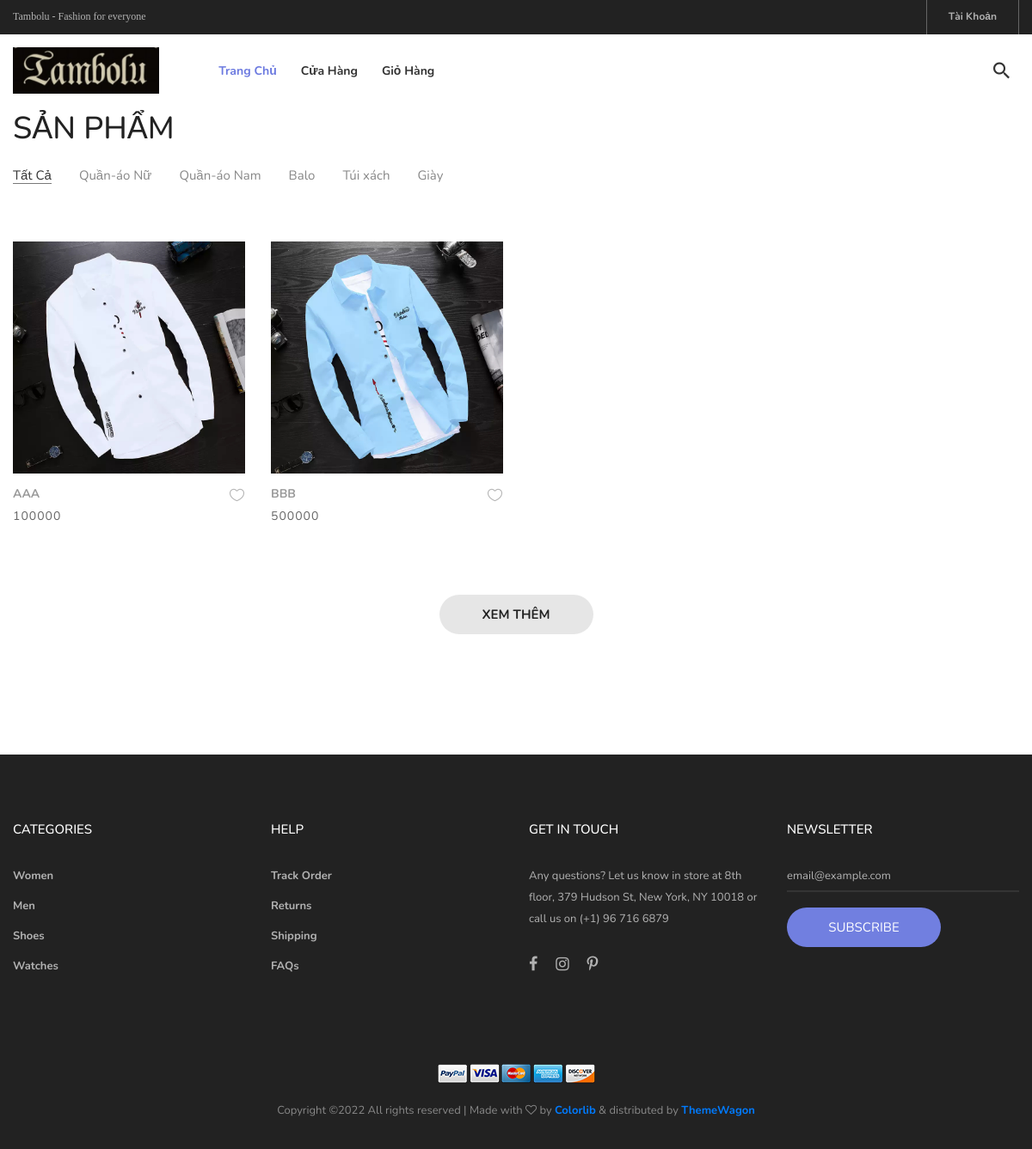
The app's page /product, older data.
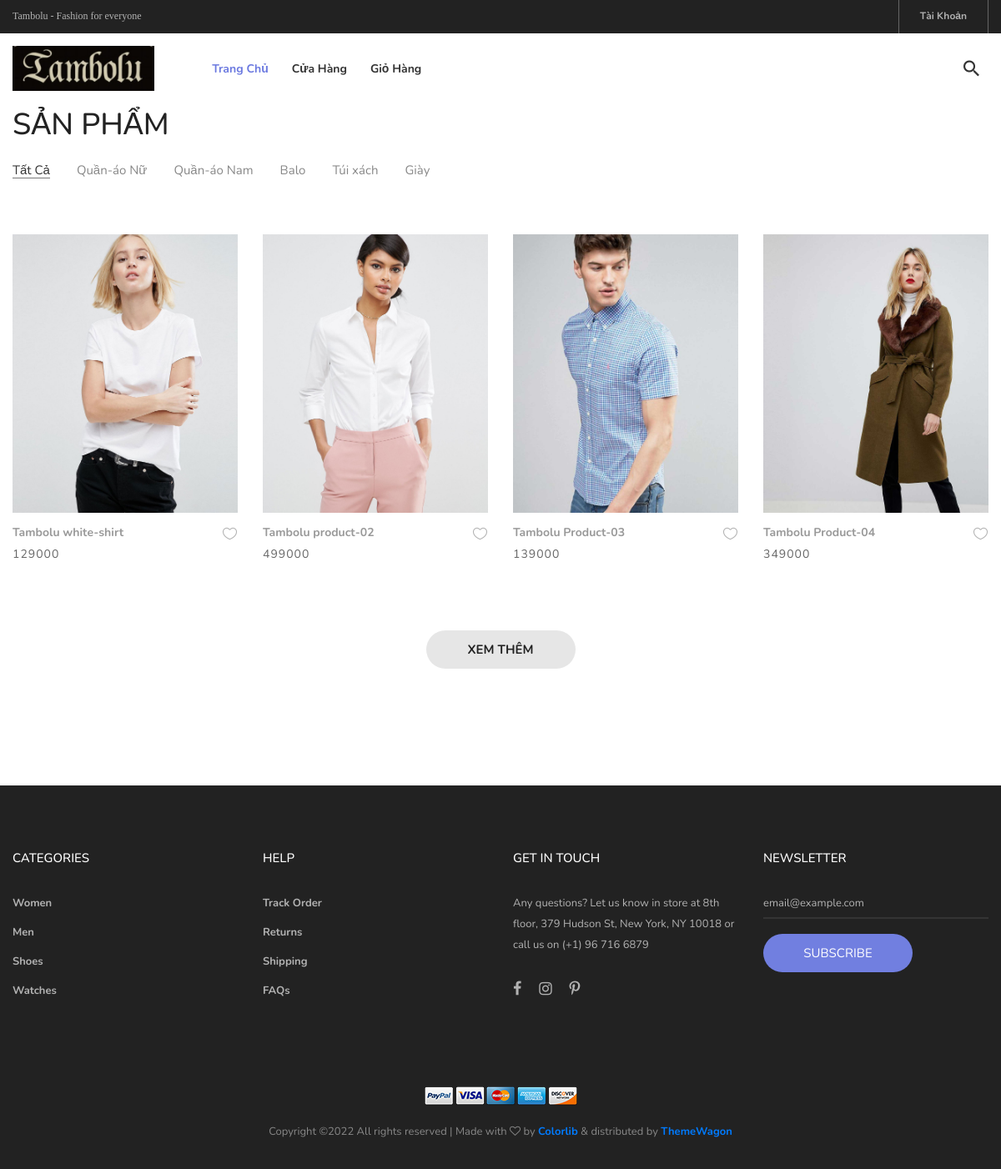
The same page, newer data.
### home/models.py (models this page shows, shortened)
class Product(models.Model):
    product_image = models.CharField(null=False, unique=True, max_length=100)
    title = models.CharField(max_length=100, null=False, unique=True)
    price = models.DecimalField(max_digits=10, decimal_places=0, null= False)
    category_type = [
        ('women', '1'),
        ('men','2'),
        ('bag', '3'),
        ('shoes', '4'),
        ('watches', '5'),
    ]
    type_product = models.CharField(default = '1',
        max_length=50,
        choices= category_type,
        null=True
    )
    views = models.IntegerField(null=False, default = 0)
    body = models.TextField(blank=True)
    description = models.TextField(blank=True)
    addition_info = models.TextField(blank=True)

### home/views.py (the view)
# urls.py: path('product', views.product, name = 'product'),
def product(request):
    data = {'prod': Product.objects.all(),
            'cart_stock': Cart.objects.filter(user=request.user, order=None).count(),
            'cart': Cart.objects.select_related('product_id').filter(user = request.user, order=None)}
    return render(request, 'pages/product.html', data)

### home/templates/pages/product.html (shortened to what this page needs)
{% extends "pages/base.html" %}
{% block content %}
<section class="bg0 p-t-23 p-b-140 mt-5 pt-5">
    <div class="container">
        <div class="p-b-10">
            <h3 class="ltext-103 cl5">
                SẢN PHẨM
            </h3>
        </div>
        <div class="flex-w flex-sb-m p-b-52">
            <div class="flex-w flex-l-m filter-tope-group m-tb-10">
                <button class="stext-106 cl6 hov1 bor3 trans-04 m-r-32 m-tb-5 how-active1" data-filter="*">
                    Tất Cả
                </button>
                <button class="stext-106 cl6 hov1 bor3 trans-04 m-r-32 m-tb-5" data-filter=".women">
                    Quần-áo Nữ
                </button>
                <button class="stext-106 cl6 hov1 bor3 trans-04 m-r-32 m-tb-5" data-filter=".men">
                    Quần-áo Nam
                </button>
                <button class="stext-106 cl6 hov1 bor3 trans-04 m-r-32 m-tb-5" data-filter=".bag">
                    Balo
                </button>
                <button class="stext-106 cl6 hov1 bor3 trans-04 m-r-32 m-tb-5" data-filter=".shoes">
                    Túi xách
                </button>
                <button class="stext-106 cl6 hov1 bor3 trans-04 m-r-32 m-tb-5" data-filter=".watches">
                    Giày
                </button>
            </div>
        </div>
        <div class="row isotope-grid">
            {% load static %}
            {% for item in prod %}
            <div class="col-sm-6 col-md-4 col-lg-3 p-b-35 isotope-item {{item.type_product}}">
                <div class="block2" id= "prod">
                    <div class="block2-pic hov-img0">
                        <img src="{{item.product_image}}" alt="IMG-PRODUCT">
                    </div>
                    <div class="block2-txt flex-w flex-t p-t-14">
                        <div class="block2-txt-child1 flex-col-l ">
                            <a href="/product-detail/{{item.id}}" class="stext-104 cl4 hov-cl1 trans-04 js-name-b2 p-b-6">
                                {{item.title}}
                            </a>
                            <span class="stext-105 cl3">
                                {{item.price}}
                            </span>
                        </div>
                        <div class="block2-txt-child2 flex-r p-t-3">
                            <a href="#" class="btn-addwish-b2 dis-block pos-relative js-addwish-b2">
                                <img class="icon-heart1 dis-block trans-04" src="/static/images/icons/icon-heart-01.png" alt="ICON">
                            </a>
                        </div>
                    </div>
                </div>
            </div>
            {% endfor %}
        </div>
            <div class="flex-c-m flex-w w-full p-t-45 position-relative">
                <a href="#" class="flex-c-m stext-101 cl5 size-103 bg2 bor1 hov-btn1 p-lr-15 trans-04">
                    XEM THÊM
                </a>
            </div>
</section>
{% endblock %}

### home/templates/pages/base.html (shortened to what this page needs)
<!DOCTYPE html>
<html lang="vi">
<head>
	{% load static %}
        <link rel="stylesheet" type="text/css" href="{% static 'vendor/bootstrap/css/bootstrap.min.css' %}">
        <link rel="stylesheet" type="text/css" href="{% static 'fonts/font-awesome-4.7.0/css/font-awesome.min.css' %}">
        <link rel="stylesheet" type="text/css" href="{% static 'fonts/iconic/css/material-design-iconic-font.min.css' %}">
        <link rel="stylesheet" type="text/css" href="{% static 'fonts/linearicons-v1.0.0/icon-font.min.css' %}">
        <link rel="stylesheet" type="text/css" href="{% static 'vendor/animate/animate.css' %}">
        <link rel="stylesheet" type="text/css" href="{% static 'vendor/css-hamburgers/hamburgers.min.css' %}">
        <link rel="stylesheet" type="text/css" href="{% static 'vendor/animsition/css/animsition.min.css' %}">
        <link rel="stylesheet" type="text/css" href="{% static 'vendor/select2/select2.min.css' %}">
        <link rel="stylesheet" type="text/css" href="{% static 'vendor/daterangepicker/daterangepicker.css' %}">
        <link rel="stylesheet" type="text/css" href="{% static 'vendor/slick/slick.css' %}">
        <link rel="stylesheet" type="text/css" href="{% static 'vendor/MagnificPopup/magnific-popup.css' %}">
        <link rel="stylesheet" type="text/css" href="{% static 'vendor/perfect-scrollbar/perfect-scrollbar.css' %}">
        <link rel="stylesheet" type="text/css" href="{% static 'css/util.css' %}">
        <link rel="stylesheet" type="text/css" href="{% static 'css/main.css' %}">
		<link rel="stylesheet" type="text/css" href="{% static 'css/style.css' %}">
</head>
<body>
    <header>
		<div class="container-menu-desktop">
			<div class="top-bar">
				<div class="content-topbar flex-sb-m h-full container">
					<div class="left-top-bar">
						Tambolu - Fashion for everyone
					</div>
					<div class="right-top-bar flex-w h-full">
						{% if user.is_authenticated %}
						<a class="flex-c-m trans-04 p-lr-25">
							Chào {{user.first_name}}
						</a>
						<a href="/logout" class="flex-c-m trans-04 p-lr-25">
							Logout
						</a>
						{% else %}
						<a href="/login" class="flex-c-m trans-04 p-lr-25">
							Tài Khoản
						</a>
						{% endif %}
					</div>
				</div>
			</div>
			<div class="wrap-menu-desktop">
				<nav class="limiter-menu-desktop container">
					<a href="#" class="logo">
						<img src="{% static 'images/logo_tambolu.jpg' %}" alt="IMG-LOGO">
					</a>
					<div class="menu-desktop">
						<ul class="main-menu">
							<li class="active-menu">
								<a href="/">Trang Chủ</a>
							</li>
							<li>
								<a href="/product">Cửa Hàng</a>
							</li>
							 <li>
								<a href="/cart">Giỏ Hàng</a>
							</li>
						</ul>
					</div>
					<div class="wrap-icon-header flex-w flex-r-m">
						<div class="icon-header-item cl2 hov-cl1 trans-04 p-l-22 p-r-11 js-show-modal-search">
							<i class="zmdi zmdi-search"></i>
						</div>
					</div>
				</nav>
			</div>
		</div>
	</header>
	{% block content %}
	{% endblock %}
	<footer class="bg3 p-t-75 p-b-32">
		<div class="container">
			<div class="row">
				<div class="col-sm-6 col-lg-3 p-b-50">
					<h4 class="stext-301 cl0 p-b-30">
						Categories
					</h4>
					<ul>
						<li class="p-b-10">
							<a href="#" class="stext-107 cl7 hov-cl1 trans-04">
								Women
							</a>
						</li>
						<li class="p-b-10">
							<a href="#" class="stext-107 cl7 hov-cl1 trans-04">
								Men
							</a>
						</li>
						<li class="p-b-10">
							<a href="#" class="stext-107 cl7 hov-cl1 trans-04">
								Shoes
							</a>
						</li>
						<li class="p-b-10">
							<a href="#" class="stext-107 cl7 hov-cl1 trans-04">
								Watches
							</a>
						</li>
					</ul>
				</div>
				<div class="col-sm-6 col-lg-3 p-b-50">
					<h4 class="stext-301 cl0 p-b-30">
						Help
					</h4>
					<ul>
						<li class="p-b-10">
							<a href="#" class="stext-107 cl7 hov-cl1 trans-04">
								Track Order
							</a>
						</li>
						<li class="p-b-10">
							<a href="#" class="stext-107 cl7 hov-cl1 trans-04">
								Returns
							</a>
						</li>
						<li class="p-b-10">
							<a href="#" class="stext-107 cl7 hov-cl1 trans-04">
								Shipping
							</a>
						</li>
						<li class="p-b-10">
							<a href="#" class="stext-107 cl7 hov-cl1 trans-04">
								FAQs
							</a>
						</li>
					</ul>
				</div>
				<div class="col-sm-6 col-lg-3 p-b-50">
					<h4 class="stext-301 cl0 p-b-30">
						GET IN TOUCH
					</h4>
					<p class="stext-107 cl7 size-201">
						Any questions? Let us know in store at 8th floor, 379 Hudson St, New York, NY 10018 or call us on (+1) 96 716 6879
					</p>
					<div class="p-t-27">
						<a href="#" class="fs-18 cl7 hov-cl1 trans-04 m-r-16">
							<i class="fa fa-facebook"></i>
						</a>
						<a href="#" class="fs-18 cl7 hov-cl1 trans-04 m-r-16">
							<i class="fa fa-instagram"></i>
						</a>
						<a href="#" class="fs-18 cl7 hov-cl1 trans-04 m-r-16">
							<i class="fa fa-pinterest-p"></i>
						</a>
					</div>
				</div>
				<div class="col-sm-6 col-lg-3 p-b-50">
					<h4 class="stext-301 cl0 p-b-30">
						Newsletter
					</h4>
					<form>
						<div class="wrap-input1 w-full p-b-4">
							<input class="input1 bg-none plh1 stext-107 cl7" type="text" name="email" placeholder="email@example.com">
						</div>
						<div class="p-t-18">
							<button class="flex-c-m stext-101 cl0 size-103 bg1 bor1 hov-btn2 p-lr-15 trans-04">
								Subscribe
							</button>
						</div>
					</form>
				</div>
			</div>
			<div class="p-t-40">
				<div class="flex-c-m flex-w p-b-18">
					<a href="#" class="m-all-1">
						<img src="{% static 'images/icons/icon-pay-01.png' %}" alt="ICON-PAY">
					</a>
					<a href="#" class="m-all-1">
						<img src="{% static 'images/icons/icon-pay-02.png' %}" alt="ICON-PAY">
					</a>
					<a href="#" class="m-all-1">
						<img src="{% static 'images/icons/icon-pay-03.png' %}" alt="ICON-PAY">
					</a>
					<a href="#" class="m-all-1">
						<img src="{% static 'images/icons/icon-pay-04.png' %}" alt="ICON-PAY">
					</a>
					<a href="#" class="m-all-1">
						<img src="{% static 'images/icons/icon-pay-05.png' %}" alt="ICON-PAY">
					</a>
				</div>
				<p class="stext-107 cl6 txt-center">
	Copyright &copy;<script>document.write(new Date().getFullYear());</script> All rights reserved | Made with <i class="fa fa-heart-o" aria-hidden="true"></i> by <a href="https://colorlib.com" target="_blank">Colorlib</a> &amp; distributed by <a href="https://themewagon.com" target="_blank">ThemeWagon</a>
				</p>
			</div>
		</div>
	</footer>
</body>
</html>

### home/static/css/main.css (style rules this page uses)
.container { max-width: 1380px; }
@media (max-width: 1600px) { .container { max-width: 1200px; } }
.container-menu-desktop { height: auto; width: 100%; position: relative; -webkit-transition: all 0.3s; -o-transition: all 0.3s; -moz-transition: all 0.3s; transition: all 0.3s; }
.top-bar { height: 40px; background-color: #222; }
.left-top-bar { font-family: Poppins-Regular; font-size: 12px; line-height: 1.8; color: #b2b2b2; }
.right-top-bar a { font-family: Poppins-Regular; font-size: 12px; line-height: 1.8; height: 100%; color: #b2b2b2; border-right: 1px solid rgba(255,255,255,0.3); }
.right-top-bar a:first-child { border-left: 1px solid rgba(255,255,255,0.3); }
.wrap-menu-desktop { position: fixed; z-index: 1100; background-color: transparent; width: 100%; height: 84px; top: 40px; left: 0px; -webkit-transition: height 0.3s, background-color 0.3s; -o-transition: height 0.3s, background-color 0.3s; -moz-transition: height 0.3s, background-color 0.3s; transition: height 0.3s, background-color 0.3s; }
.limiter-menu-desktop { height: 100%; display: -webkit-box; display: -webkit-flex; display: -moz-box; display: -ms-flexbox; display: flex; align-items: center; background-color: transparent; }
.logo { display: -webkit-box; display: -webkit-flex; display: -moz-box; display: -ms-flexbox; display: flex; align-items: center; height: 65%; margin-right: 55px; }
.logo img { max-width: 100%; max-height: 100%; }
.menu-desktop { display: -webkit-box; display: -webkit-flex; display: -moz-box; display: -ms-flexbox; display: flex; align-items: center; height: 100%; }
.main-menu { list-style-type: none; margin: 0; display: -webkit-box; display: -webkit-flex; display: -moz-box; display: -ms-flexbox; display: flex; align-items: center; }
.main-menu > li { display: block; position: relative; padding: 20px 10px 20px 0px; margin: 0px 4px 0px 14px; }
.main-menu > li > a { font-family: Poppins-Medium; font-size: 14px; color: #333; padding: 5px 0px; transition: all 0.4s; -webkit-transition: all 0.4s; -o-transition: all 0.4s; -moz-transition: all 0.4s; }
.wrap-icon-header { flex-grow: 1; }
.icon-header-item { position: relative; font-size: 26px; line-height: 1; cursor: pointer; }
.main-menu > li.active-menu > a { color: #6c7ae0; }
.block2-pic { position: relative; }
.block2-txt-child1 { width: calc(100% - 30px); }
.block2-txt-child2 { width: 30px; }
.cl0 { color: #fff; }
.cl2 { color: #333; }
.cl3 { color: #666; }
.cl4 { color: #999; }
.cl5 { color: #222; }
.cl6 { color: #888; }
.cl7 { color: #b2b2b2; }
.stext-101 { font-family: Poppins-Medium; font-size: 15px; line-height: 1.466667; text-transform: uppercase; }
.stext-104 { font-family: Poppins-Regular; font-size: 14px; line-height: 1.466667; }
.stext-105 { font-family: Poppins-Regular; font-size: 14px; line-height: 1.466667; letter-spacing: 1px; }
.stext-106 { font-family: Poppins-Regular; font-size: 15px; line-height: 1.2; }
.stext-107 { font-family: Poppins-Regular; font-size: 13px; line-height: 1.923; }
.stext-301 { font-family: Montserrat-Bold; font-size: 15px; line-height: 1.6; text-transform: uppercase; }
.ltext-103 { font-family: Poppins-Bold; font-size: 36px; line-height: 1.1; text-transform: uppercase; }
.size-103 { min-width: 179px; height: 46px; }
.size-201 { max-width: 270px; }
.bg-none { background-color: transparent; }
.bg0 { background-color: #fff; }
.bg1 { background-color: #717fe0; }
.bg2 { background-color: #e6e6e6; }
.bg3 { background-color: #222; }
.bor1 { border-radius: 23px; }
.bor3 { border-bottom: 1px solid transparent; }
.how-active1 { color: #333; border-color: #797979; }
.wrap-input1 { position: relative; border-bottom: 2px solid rgba(204,204,204, 0.1); }
.input1 { background-color: transparent; width: 100%; }
.hov-img0 { display: block; overflow: hidden; }
.hov-img0 img { width: 100%; -webkit-transition: transform 0.9s ease; -o-transition: transform 0.9s ease; -moz-transition: transform 0.9s ease; transition: transform 0.9s ease; }

### home/static/css/style.css (style rules this page uses)
[class*="text"], a, th { font-family: 'Nunito', sans-serif !important; }
a, th { font-weight: 700; }

Row changes from the older to the newer data that the page shows:
removed Product: product_image (picture), title "AAA", price "100000"
removed Product: product_image (picture), title "BBB", price "500000"
added Product: product_image (picture), title "Tambolu white-shirt", price "129000"
added Product: product_image (picture), title "Tambolu product-02", price "499000"
added Product: product_image (picture), title "Tambolu Product-03", price "139000"
added Product: product_image (picture), title "Tambolu Product-04", price "349000"
